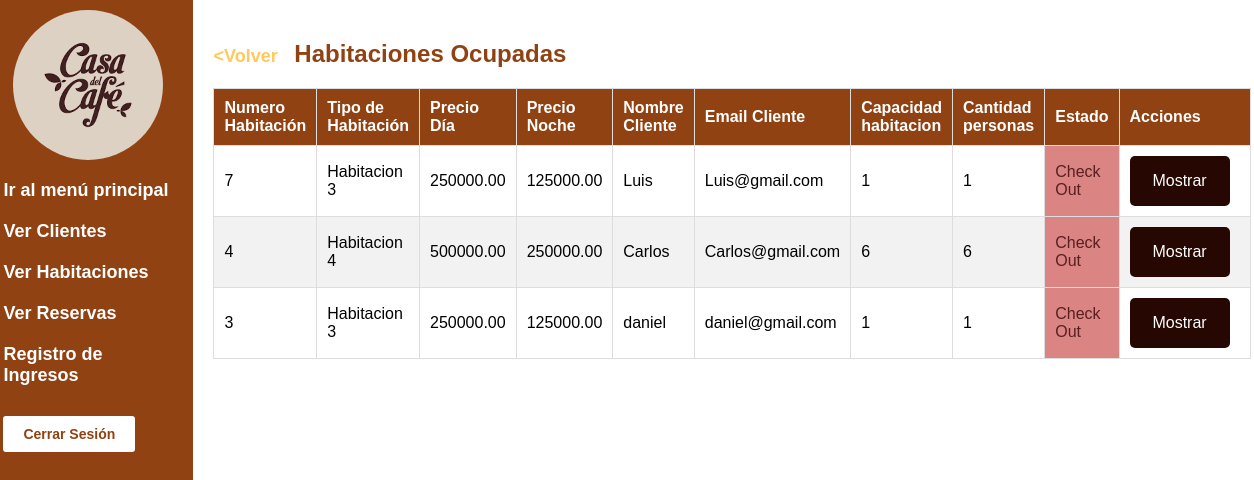
The page /hostal/Pages/verHabitacionesOcupadas.php (signed in) on the database its author committed.
### tables this page shows
CREATE TABLE IF NOT EXISTS `habitaciones` (
  `id_habitacion` int NOT NULL,
  `tipo_habitacion` varchar(255) NOT NULL,
  `precio_dia` decimal(10,2) NOT NULL,
  `precio_noche` decimal(10,2) NOT NULL,
  `id_cliente` int DEFAULT NULL,
  `disponible` int NOT NULL DEFAULT '1',
  `capacidad` int DEFAULT NULL,
  PRIMARY KEY (`id_habitacion`),
  KEY `id_cliente` (`id_cliente`)
);

CREATE TABLE IF NOT EXISTS `cliente` (
  `id_cliente` int NOT NULL,
  `nombre` varchar(255) NOT NULL,
  `email` varchar(255) DEFAULT NULL,
  `ubicacion` varchar(255) DEFAULT NULL,
  `numero` varchar(255) DEFAULT NULL,
  PRIMARY KEY (`id_cliente`)
);

CREATE TABLE IF NOT EXISTS `reserva` (
  `id_reserva` int NOT NULL AUTO_INCREMENT,
  `tipo_habitacion` varchar(255) NOT NULL,
  `numero_habitacion` int DEFAULT NULL,
  `id_cliente` int DEFAULT NULL,
  `Fecha_Inicio` date DEFAULT NULL,
  `Fecha_Fin` date DEFAULT NULL,
  `cantidad_personas` int DEFAULT NULL,
  PRIMARY KEY (`id_reserva`),
  KEY `id_cliente` (`id_cliente`)
);

### includes/DAOS/db.php (called while the page is built, shortened)
<?php
class ConexionBD {
    private $servername = "db";
    private $username = "root";
    private $password = "root";
    private $database = "casa_del_cafe";
    private $conn;
    public function __construct() {
        $this->conn = new mysqli($this->servername, $this->username, $this->password, $this->database);
    }
    public function conexion(){
        return $this->conn;
    }
}
?>

### includes/DAOS/habitacionDAO.php (called while the page is built, shortened)
<?php
require 'objets/Habitacion.php';
class HabitacionDAO {
    private ConexionBD $db;
    function __construct() {
        $this->db = new ConexionBD();
    }
    public function obtenerHabitacionesOcupadas() {
        $query = "SELECT * FROM habitaciones WHERE disponible = 0";
        $resultado = mysqli_query($this->db->conexion(), $query);
        $habitaciones = [];
        while ($row = mysqli_fetch_assoc($resultado)) {
            $habitaciones[] = new Habitacion($row['tipo_habitacion'], $row['precio_dia'], $row['precio_noche'], $row['capacidad'], $row['id_cliente'], $row['id_habitacion']);
        }
        return $habitaciones;
    }
}
?>

### includes/DAOS/objets/Habitacion.php (called while the page is built)
<?php
class Habitacion {
    private $id_habitacion;
    private $tipo_habitacion;
    private $precio_dia;
    private $precio_noche;
    private $id_cliente;
    private $disponible;
    private $capacidad;
    public function __construct($tipo_habitacion, $precio_dia, $precio_noche, $capacidad, $id_cliente = null, $id_habitacion = null, $disponible=1) {
        $this->id_habitacion = $id_habitacion;
        $this->tipo_habitacion = $tipo_habitacion;
        $this->precio_dia = $precio_dia;
        $this->precio_noche = $precio_noche;
        $this->id_cliente = $id_cliente;
        $this->disponible = $disponible;
        $this->capacidad = $capacidad;
    }
    public function getIdHabitacion() {
        return $this->id_habitacion;
    }
    public function getTipoHabitacion() {
        return $this->tipo_habitacion;
    }
    public function getPrecioDia() {
        return $this->precio_dia;
    }
    public function getPrecioNoche() {
        return $this->precio_noche;
    }
    public function getIdCliente() {
        return $this->id_cliente;
    }
    public function getdisponible() {
        return $this->disponible;
    }
    public function getCapacidad(){
        return $this->capacidad;
    }
}
?>

### includes/DAOS/clienteDAO.php (called while the page is built, shortened)
<?php
require 'objets/Cliente.php';
class ClienteDAO {
    private ConexionBD $db;
    function __construct() {
        $this->db = new ConexionBD();
    }
    function obtenerClientePorId($id_cliente) {
        $id_cliente = mysqli_real_escape_string($this->db->conexion(), $id_cliente);
        $query = "SELECT * FROM cliente WHERE id_cliente = $id_cliente";
        $resultado = mysqli_query($this->db->conexion(), $query);
        if ($resultado && mysqli_num_rows($resultado) > 0) {
            $fila = mysqli_fetch_assoc($resultado);
            $cliente = new Cliente($fila['nombre'], $fila['email'], $fila['ubicacion'], $fila['numero'], $fila['id_cliente']);
            return $cliente;
        } else {
            return null;
        }
    }
}
?>

### includes/DAOS/objets/Cliente.php (called while the page is built, shortened)
<?php
Class Cliente{
    private $nombre;
    private $email;
    function __construct($nombre,$email, $ubicacion, $numero, $id = null){
        $this->nombre=$nombre;
        $this->email=$email;
    }
    function getNombre(){
        return $this->nombre;
    }
    function getEmail(){
        return $this->email;
    }
}
?>

### includes/DAOS/reservaDAO.php (called while the page is built, shortened)
<?php
require 'objets/Reserva.php';
class ReservaDAO {
    private $db;
    public function __construct(){
        $this->db = new ConexionBD();
    }
    public function buscar_cantidad_por_id_cliente($idCliente, $idHabitacion){
        $query = "SELECT * FROM reserva WHERE id_cliente = $idCliente and numero_habitacion = $idHabitacion";
        $resultado = mysqli_query($this->db->conexion(), $query);
        if ($resultado && mysqli_num_rows($resultado) === 1) {
            $fila = mysqli_fetch_assoc($resultado);
            $tipoHabitacion = $fila['tipo_habitacion'];
            $numeroHabitacion = $fila['numero_habitacion'];
            $idCliente = $fila['id_cliente'];
            $fechaInicio = $fila['Fecha_Inicio'];
            $fechaFin = $fila['Fecha_Fin'];
            $cantidadPersonas = $fila['cantidad_personas'];
            $reserva = new Reserva($tipoHabitacion, $numeroHabitacion, $idCliente, $fechaInicio, $fechaFin, $cantidadPersonas);
            return $reserva;
        } else {
            return null;
        }
    }
}
?>

### includes/DAOS/objets/Reserva.php (called while the page is built, shortened)
<?php
class Reserva{
    private $cantidadPersonas;
    function __construct($tipoHabitacion, $numeroHabitacion, $idCliente, $fechaInicio, $fechaFin, $cantidadPersonas, $id = null){
        $this->cantidadPersonas=$cantidadPersonas;
    }
    public function getCantidadPersonas(){
        return $this->cantidadPersonas;
    }
}
?>

### hostal/Pages/verHabitacionesOcupadas.php (the view, shortened to what this page needs)
<?php
require '../../includes/requeriments_hospedaje.php';
?>
<!DOCTYPE html>
<html>
<head>
    <link rel="stylesheet" href="../../css/hotas_ver_datos.css">
</head>
<body>
    <div class="sidebar">
        <img class="image-logo"
         alt="Casa del Café">
         <a href="../index.php">Ir al menú principal</a>
        <a href="verCliente.php">Ver Clientes</a>
        <a href="habitaciones.php">Ver Habitaciones</a>
        <a href="verReservas.php">Ver Reservas</a>
        <a href="registroIngresos.php">Registro de Ingresos</a>
        <form action="verHabitacionesOcupadas.php" method="POST">
            <input type="submit" value="Cerrar Sesión" formnovalidate>
        </form>
    </div>
    <div class="content">
        <h1><a class="back-link" href="habitaciones.php">&lt;Volver</a> Habitaciones Ocupadas</h1>
        <table id="tablaHabitaciones">
            <thead>
                <th>Numero Habitación</th>
                <th>Tipo de Habitación</th>
                <th>Precio Día</th>
                <th>Precio Noche</th>
                <th>Nombre Cliente</th>
                <th>Email Cliente</th>
                <th>Capacidad habitacion</th>
                <th>Cantidad personas</th>
                <th>Estado</th>
                <?php
                    if($_SESSION['rol'] != "empleado"){
                        echo '<th>Acciones</th>';
                    }
                ?>
            </thead>
            <tbody>
            <?php
            $habitacionDAO = new HabitacionDAO();
            $habitacionesOcupadas = $habitacionDAO->obtenerHabitacionesOcupadas();
            $clienteDAO = new ClienteDAO();
            $reservaDAO = new ReservaDAO();
            foreach ($habitacionesOcupadas as $habitacion) {
                $reserva = $reservaDAO->buscar_cantidad_por_id_cliente($habitacion->getIdCliente(), $habitacion->getIdHabitacion());
                $cliente = $clienteDAO->obtenerClientePorId($habitacion->getIdCliente());
                if($cliente){
                    $nombreCliente = $cliente->getNombre();
                    $email = $cliente->getEmail();
                }else{
                    $nombreCliente = "Desconocido";
                    $email = 'Desconocido';
                }
                if($reserva){
                    $cantidadPersonas = $reserva->getCantidadPersonas();
                }else {
                    $cantidadPersonas = 0;
                }
                $data = $habitacion->getIdHabitacion().
                "|". $habitacion->getTipoHabitacion().
                "|". $habitacion->getPrecioDia().
                "|". $habitacion->getPrecioNoche().
                "|". $email.
                "|". $habitacion->getCapacidad();
                echo '<tr data="'. $data.'">';
                echo "<td>" . $habitacion->getIdHabitacion() . "</td>";
                echo "<td>" . $habitacion->getTipoHabitacion() . "</td>";
                echo "<td>" . $habitacion->getPrecioDia() . "</td>";
                echo "<td>" . $habitacion->getPrecioNoche() . "</td>";
                echo "<td>" . $nombreCliente . "</td>";
                echo "<td>" . $email . "</td>";
                echo "<td>" . $habitacion->getCapacidad() . "</td>";
                echo "<td>" . $cantidadPersonas . "</td>";
                if($habitacion->getdisponible() == 0){
                   echo "<td class='SinReserva'>Check In</td>";
                }else{
                    echo "<td class='SinCheckIn'>Check Out</td>";
                }
                if($_SESSION['rol'] != "empleado"){
                    echo '<td>';
                    echo '<button class="btnMostrar acciones">Mostrar</button>';
                    echo '</td>';
                }
                echo "</tr>";
            }
            ?>
            </tbody>
        </table>
    </div>
</body>
</html>

### css/hotas_ver_datos.css (style rules this page uses)
:root { --primary-color: #FFC95D; --secondary-color: #904212; --third-color: #F28D33; --light-color: white; --contrast-color: #260702; }
* { padding: 0px; margin: 0px; }
body, html { margin: 0; padding: 0; font-family: Arial, sans-serif; height: 100%; }
body { background-color: var(--light-color); display: flex; align-items: center; justify-content: center; margin: 0; }
.content { flex: 1; padding: 20px; height: 90%; }
h1 { font-size: 24px; margin: 0 0 20px; color: var(--secondary-color); }
.acciones { background-color: var(--contrast-color); color: var(--light-color); width: 100px; height: 50px; font-size: 16px; border: none; border-radius: 5px; text-decoration: none; cursor: pointer; display: inline-block; margin-right: 10px; }
input[type="submit"] { background-color: var(--light-color); color: var(--secondary-color); padding: 10px 20px; margin-top: 20px; border: none; border-radius: 3px; font-weight: bold; cursor: pointer; font-size: 14px; }
table { border-collapse: collapse; width: 100%; background-color: var(--light-color); border: 1px solid #ddd; }
th, td { padding: 10px; text-align: left; border: 1px solid #ddd; }
th { background-color: var(--secondary-color); color: #fff; font-weight: bold; }
.back-link { text-decoration: none; color: var(--primary-color); font-size: 18px; font-weight: bold; margin-right: 10px; }
tr:nth-child(even) { background-color: #f2f2f2; }
.sidebar { width: 200px; height: 100%; background-color: var(--secondary-color); color: var(--light-color); padding: 20px; display: flex; flex-direction: column; align-items: left; text-align: left; }
.image-logo { border-radius: 50%; width: 150px; height: 150px; margin: 10px; }
a { text-decoration: none; color: var(--light-color); font-weight: bold; font-size: 18px; margin: 10px 0; }
.sidebar a { display: block; font-size: 18px; margin: 10px 0; color: var(--light-color); text-decoration: none; text-align: left; }
.SinCheckIn { background-color: #da8484; font-weight: 500; font-family: Arial, Helvetica, sans-serif; color: #591f1f; }

### rows shown on the page
habitaciones: id_habitacion "7", tipo_habitacion "Habitacion 3", precio_dia "250000.00", precio_noche "125000.00", id_cliente.nombre "Luis", id_cliente.email "Luis@gmail.com", capacidad "1", reserva.cantidad_personas "1", shows "Check Out"
habitaciones: id_habitacion "4", tipo_habitacion "Habitacion 4", precio_dia "500000.00", precio_noche "250000.00", id_cliente.nombre "Carlos", id_cliente.email "Carlos@gmail.com", capacidad "6", reserva.cantidad_personas "6"
habitaciones: id_habitacion "3", tipo_habitacion "Habitacion 3", precio_dia "250000.00", precio_noche "125000.00", id_cliente.nombre "daniel", id_cliente.email "daniel@gmail.com", capacidad "1", reserva.cantidad_personas "1"
